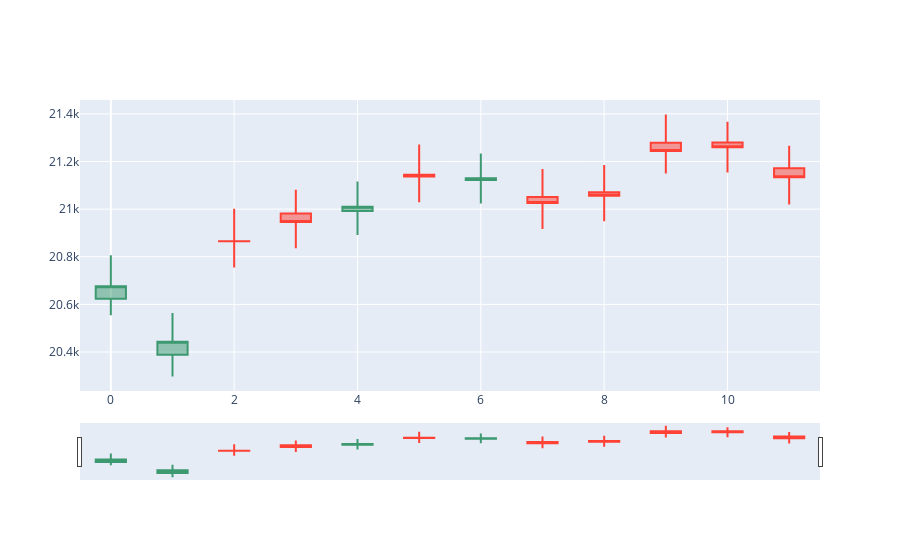
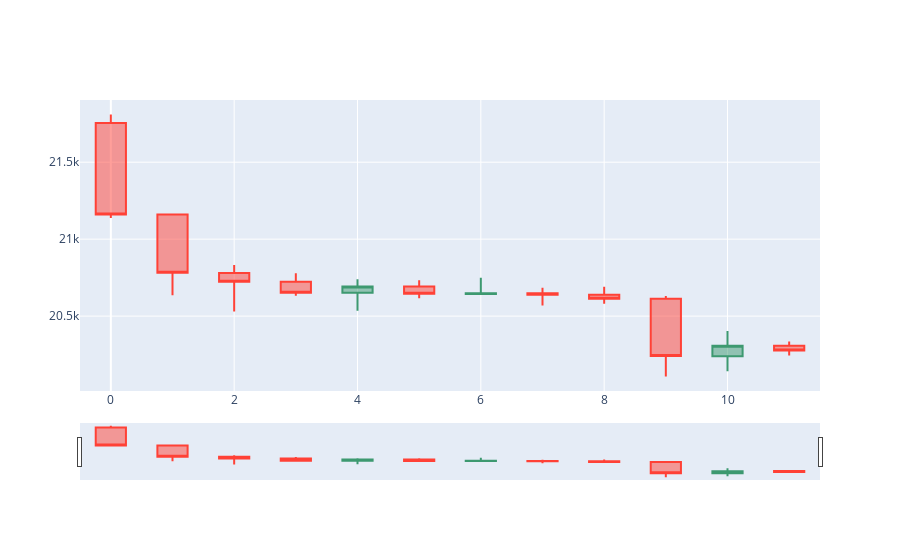

The code cell stored with these charts, in order, in its notebook:
### Code cell
TIME_POINT = 20
predicted_total = [predicted[f'LSTM_regressor_{i}'] for i in range(12)]
predicted_series = pd.DataFrame([i[TIME_POINT] for i in predicted_total], columns=['open', 'high', 'low', 'close'])
fig = go.Figure(data=[go.Candlestick(
                x=predicted_series.index,
                open=predicted_series['open'],
                high=predicted_series['high'],
                low=predicted_series['low'],
                close=predicted_series['close'])])
fig.show()

actual_data = pd.DataFrame(test_data.values[TIME_POINT:TIME_POINT+12], columns=test_data.columns)
fig = go.Figure(data=[go.Candlestick(
                x=actual_data.index,
                open=actual_data['open'],
                high=actual_data['high'],
                low=actual_data['low'],
                close=actual_data['close'])])
fig.show()

### Figure 1 — Plotly figure (JSON) as saved in the notebook; plotly's stock layout.template omitted (floating-point values rounded to 4 significant figures)
{"data": [{"close": [20680.0, 20440.0, 20860.0, 20950.0, 21010.0, 21140.0, 21130.0, 21030.0, 21060.0, 21240.0, 21260.0, 21130.0], "high": [20810.0, 20560.0, 21000.0, 21080.0, 21120.0, 21270.0, 21230.0, 21170.0, 21190.0, 21400.0, 21370.0, 21270.0], "low": [20550.0, 20300.0, 20760.0, 20840.0, 20890.0, 21030.0, 21020.0, 20920.0, 20950.0, 21150.0, 21150.0, 21020.0], "open": [20620.0, 20390.0, 20870.0, 20980.0, 20990.0, 21140.0, 21120.0, 21050.0, 21070.0, 21280.0, 21280.0, 21170.0], "type": "candlestick", "x": [0, 1, 2, 3, 4, 5, 6, 7, 8, 9, 10, 11]}], "layout": {}}

### Figure 2 — Plotly figure (JSON) as saved in the notebook; plotly's stock layout.template omitted (floating-point values rounded to 4 significant figures)
{"data": [{"close": [21160.0, 20780.0, 20720.0, 20650.0, 20690.0, 20640.0, 20650.0, 20640.0, 20610.0, 20240.0, 20310.0, 20280.0], "high": [21810.0, 21170.0, 20830.0, 20780.0, 20740.0, 20730.0, 20750.0, 20680.0, 20690, 20630.0, 20400.0, 20330.0], "low": [21140.0, 20640.0, 20530.0, 20630.0, 20530.0, 20620.0, 20640.0, 20570.0, 20580.0, 20110.0, 20140.0, 20240.0], "open": [21750.0, 21160.0, 20780.0, 20720.0, 20650.0, 20690.0, 20640.0, 20650.0, 20640.0, 20610.0, 20240.0, 20310.0], "type": "candlestick", "x": [0, 1, 2, 3, 4, 5, 6, 7, 8, 9, 10, 11]}], "layout": {}}
